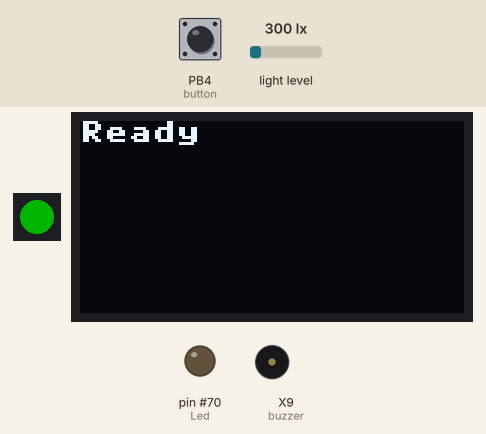
The program below on a simulated pyboard running MicroPython. On the bench: 1 RGB LEDs in strip order, left to right, 128×64 one-colour display, output pins drawn as LEDs (lit = HIGH), buzzer (waves = sounding). Inputs (shaded band) come from the test bench; at power-on: PB4 (button) HIGH, light level 300 lx. Dim RGB values are drawn brighter than linear; files the program writes start out absent; library files of the repository ran but are not shown: ds3231_port.py, bh1750.py, ssd1306.py; what the program prints to the serial console is not drawn.

Above: at 1.7 s.
1.8 s: PB4 (button) pulled LOW for 0.15 s
At 3.5 s:
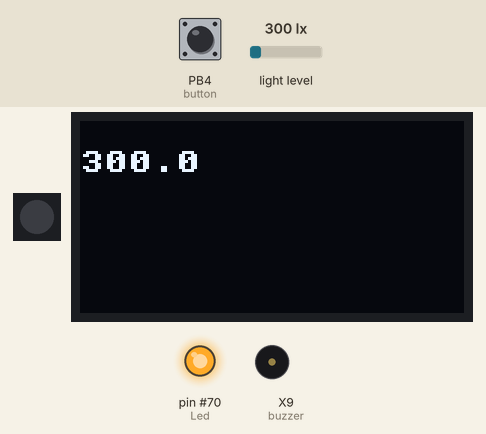
4.6 s: PB4 (button) pulled LOW for 1 s
At 6.2 s:
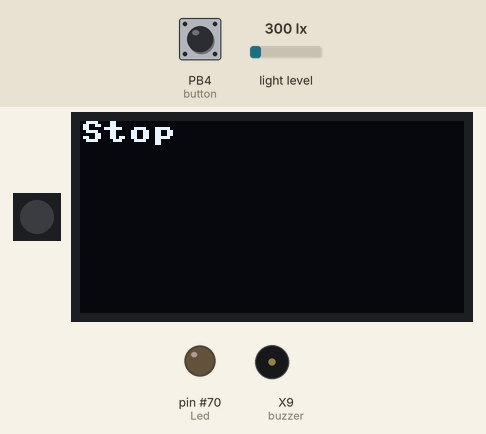
8.2 s: PB4 (button) pulled LOW for 3.2 s
At 9.1 s:
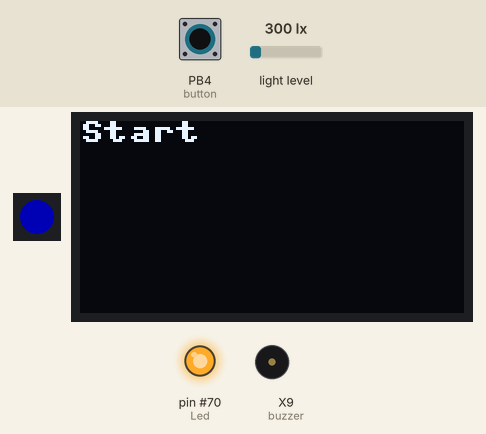
12.9 s: light level set to 40 lx
At 14.0 s:
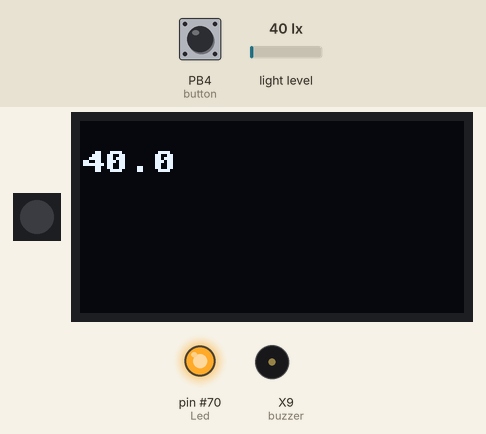
14.6 s: light level set to 500 lx
At 16.2 s:
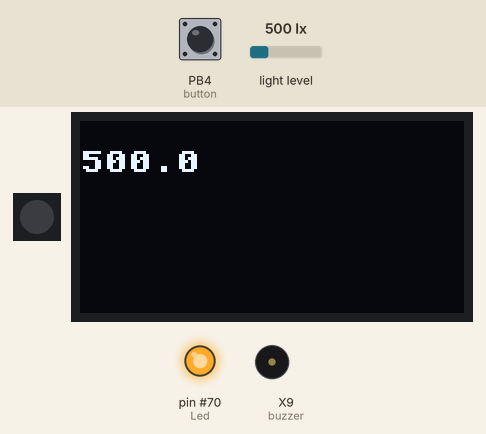
17.0 s: light level set to 1000 lx
At 18.4 s:
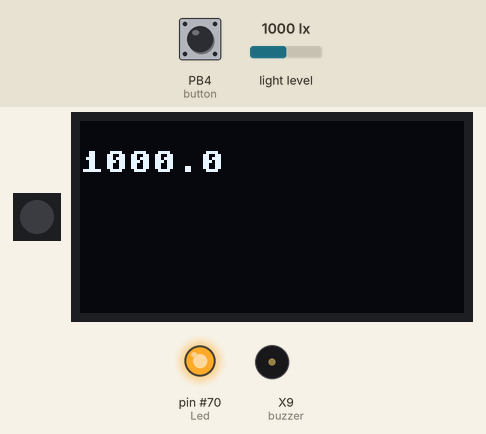
Timing chart, 0 to 20.0 s (numbered marks = the images above; inputs shaded):
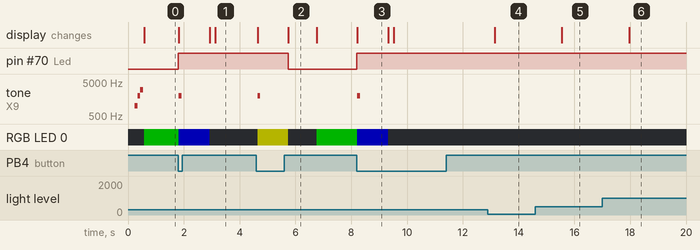

Measured:
- after the input at 1.8 s, pin #70 (Led): LOW → HIGH at once; tone on X9 (buzzer): silent → 2000 Hz at once, → silent 0.10 s later; RGB LED 0: RGB(0, 64, 0) → RGB(0, 0, 64) at once, → off 1.1 s later; the display: first changes at once (image 1 shows a later state)
- after the input at 4.6 s, pin #70 (Led): HIGH → LOW after 1.1 s; tone on X9 (buzzer): silent → 2000 Hz after 0.05 s, → silent 0.10 s later; RGB LED 0: off → RGB(64, 64, 0) after 0.05 s, → off 1.1 s later, → RGB(0, 64, 0) 1.0 s later; the display: first changes after 0.05 s (image 2 shows a later state)
- after the input at 8.2 s, pin #70 (Led): LOW → HIGH at once; tone on X9 (buzzer): silent → 2000 Hz at once, → silent 0.10 s later; RGB LED 0: RGB(0, 64, 0) → RGB(0, 0, 64) at once, → off 1.1 s later; the display: changes at once (image 3)
- after the input at 12.9 s, the display: changes after 0.24 s (image 4)
- after the input at 14.6 s, the display: changes after 0.95 s (image 5)
- after the input at 17.0 s, the display: changes after 0.96 s (image 6)
- what the display in image 2 shows lasts 1.1 s, from 5.7 s to 6.8 s

The program:

Data.py
```python
import utime
from machine import Pin, I2C, PWM, ADC
from ds3231_port import DS3231
import onewire, ds18x20
from neopixel import NeoPixel
import uos
import sdcard
from bh1750 import BH1750
import ssd1306

# 글로벌 변수
sensing_active = False
recording_active = False
recording_interval = 1 # 데이터 기록 간격을 초 단위로 설정 (예: 30분마다 데이터 기록)
file = None # 파일 객체 초기화

# LED, 버튼, 부저 설정
Led = Pin("LED", Pin.OUT)
button = Pin(20, Pin.IN, Pin.PULL_UP)
buzzer = PWM(Pin(22))

# I2C 설정
sdaPIN = Pin(4)
sclPIN = Pin(5)
i2c = I2C(0, sda=sdaPIN, scl=sclPIN)

# DS3231 RTC 및 DS18x20 온도 센서 설정
ds3231 = DS3231(i2c)
data = Pin(26)
temp_wire = onewire.OneWire(data)
temp_sensor = ds18x20.DS18X20(temp_wire)
roms = temp_sensor.scan()

# 네오픽셀 핀 초기화
np0 = NeoPixel(Pin(21), 1)

# 네오픽셀 상태를 추척하는 변수 초기화
def np_red():
    for i in range(0, np0.n):
        np0[i] = (64,0,0)
    np0.write()
def np_green():
    for i in range(0, np0.n):
        np0[i] = (0,64,0)
    np0.write()
    oled.fill(0)
    oled.text("Ready", 0, 0)
    oled.show()

def np_blue():
    for i in range(0, np0.n):
        np0[i] = (0,0,64) # blue with 25% brightness
    np0.write()
    oled.fill(0)
    oled.text("Start", 0, 0)
    oled.show()
def np_yellow():
    for i in range(0, np0.n):
        np0[i] = (64,64,0) # yellow with 25% brightness
    np0.write()
    oled.fill(0)
    oled.text("Stop", 0, 0)
    oled.show()
def np_off():
    for i in range(0, np0.n):
        np0[i] = (0,0,0)
    np0.write()

# OLED 설정
oled = ssd1306.SSD1306_I2C(128, 64, i2c)

# 조도센서 설정
bh1750 = BH1750(0x23, i2c)

# sdcard cs 핀 설정
#cs = machine.Pin(17, machine.Pin.OUT)

# sdcard spi 설정
#spi = machine.SPI(0,
#    baudrate = 100000,
#    polarity = 0,
#    phase = 0,
#    firstbit = machine.SPI.MSB,
#    sck = machine.Pin(18),
#    mosi = machine.Pin(19),
#    miso = machine.Pin(16)
#)

# sdcard 초기화
#sd = sdcard.SDCard(spi, cs)

# sdcard 마운트
#vfs = uos.VfsFat(sd)
#uos.mount(vfs, "/SDCARD")

# 베터리 전압을 읽는 변수 초기화
#batt_adc = machine.ADC(27)
#VOLTAGE_DROP_FACTOR = 1

# 버튼 핸들러 함수
def button_handler(pin):
    global recording_active, file
    if pin.value() == 0:  # 버튼이 눌렸을 때
        recording_active = not recording_active
        if recording_active:
            Led.value(1)
            np_blue()
            button_buzzer(2000)
            utime.sleep(1) # 색상을 확인하는 시간
            np_off()
            #file = open('/SDCARD/data.csv', 'a') #실제로는 sd카드에 01.csv 파일로 저장
            file = open('data.csv', 'a') #테스트용으로 피코에 01.csv 파일로 저장
        else:
            print("recording stop")
            oled.fill(0)
            oled.text("Recording Stop", 0, 0)
            oled.show()
            np_yellow()
            button_buzzer(2000)
            utime.sleep(1) # 색상을 확인하는 시간
            np_off()
            if file:
                Led.value(0)
                file.close()
                np_off()
                utime.sleep(1)
                np_green()
                oled.fill(0)

# 부저를 울리는 함수
def button_buzzer(freq):
    buzzer.duty_u16(30000)
    buzzer.freq(freq)
    utime.sleep(0.1)
    buzzer.duty_u16(0)

# 부팅을 알리는 부저 소리
def start_buzzer():
    buzzer.freq(1000)
    buzzer.duty_u16(30000)
    utime.sleep(0.1)
    buzzer.freq(2000)
    buzzer.duty_u16(30000)
    utime.sleep(0.1)
    buzzer.freq(3000)
    buzzer.duty_u16(30000)
    utime.sleep(0.1)
    buzzer.duty_u16(0)

# 파일에 데이터를 기록하는 함수
def record_data():
    global file
    # 베터리 전압을 읽어서 data_line에 저장
    #batt_adc_value = batt_adc.read_u16()
    #batt_voltage = batt_adc_value * 3.3 / 65535 * VOLTAGE_DROP_FACTOR
    l = bh1750.measurement
    print(l)
    oled.fill(0)
    oled.text(str(l), 0, 10)
    oled.show()
    # 온도 센서에서 온도를 읽어서 data_line에 저장
    data_line = "{:6.2f}\n".format(l)
    if file:
        file.write(data_line)
    #for rom in roms:
    #    temp_sensor.convert_temp()
    #    utime.sleep_ms(100)
    #    t = temp_sensor.read_temp(rom)
    #    l = bh1750.measurement
    #    dateTime = ds3231.get_time()
    #    timestamp = "{:04d}-{:02d}-{:02d} {:02d}:{:02d}:{:02d}".format(dateTime[0], dateTime[1], dateTime[2], dateTime[3], dateTime[4], dateTime[5])
    #    data_line = "{}, {:6.2f}, {:6.2f}\n".format(timestamp, t, batt_voltage)
    #    #print(t)
    #    if file:
    #        file.write(data_line)

# 버튼에 핸들러 등록
button.irq(trigger=Pin.IRQ_FALLING | Pin.IRQ_RISING, handler=button_handler)

start_buzzer()
# 초기 상태로 데이터가 쓰기가 준비되었음을 알림
np_green()

while True:
    # 버튼 상태에 따라 LED 상태 변경
    if recording_active:
        record_data()
        utime.sleep(recording_interval)  # 사용자가 설정한 기록 간격에 따라 대기
    else:
        Led.value(0)
```
